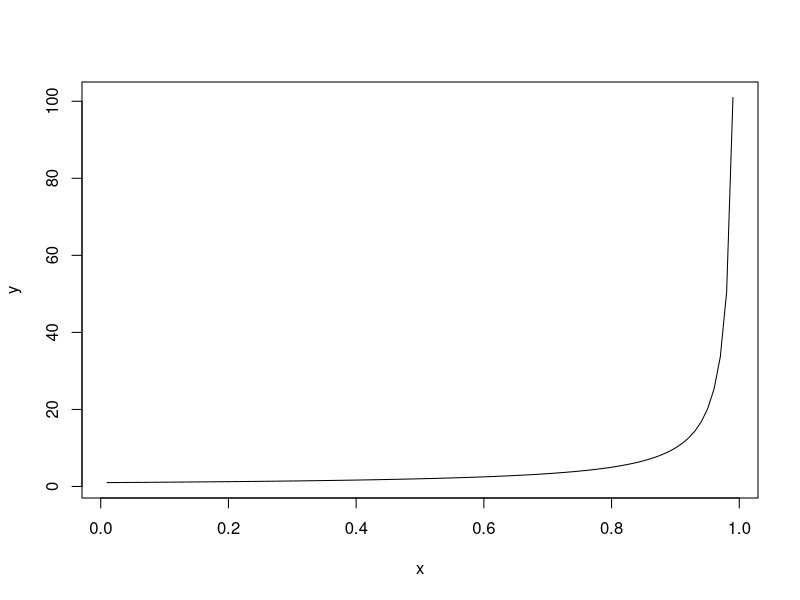

This figure's R source:
## ---- chunk 1
knitr::opts_chunk$set(echo = TRUE)
## ---- chunk 2
x <- 1:100 / 101
y <- 1 / (1 - x)
plot(x, y, type = "l")
